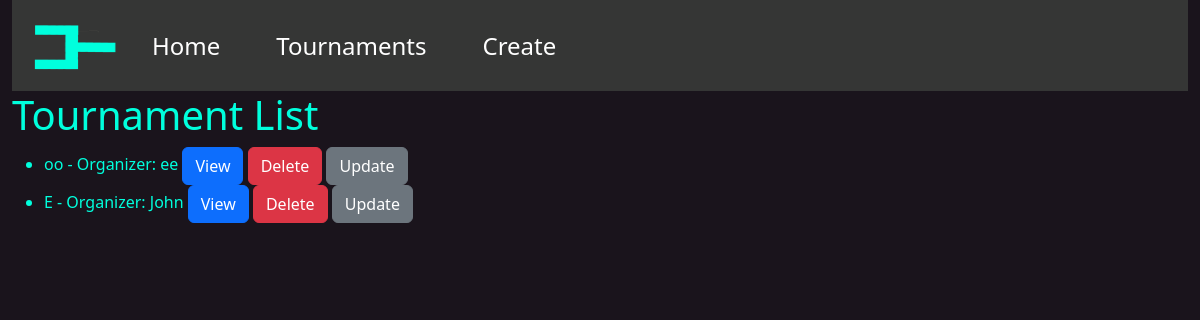
Before: /tournaments/ with the older database file.
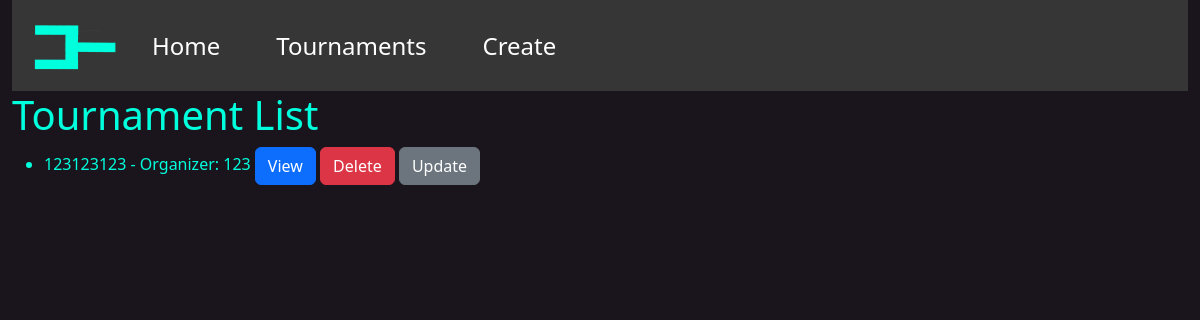
After: the same page with the newer database file.
### bracket_app/models.py (models this page shows, shortened)
class Tournament(models.Model):
    creator = models.CharField("Creator", max_length=200)
    title = models.CharField("Title", max_length=200)
    players = models.TextField(null=True)
    is_active = models.BooleanField(default=False)
    def get_absolute_url(self):
        return reverse("tournament-detail", args=[str(self.id)])

### bracket_app/views.py (the view)
# urls.py: path('tournaments/', views.TournamentListView.as_view(), name='tournaments'),
class TournamentListView(generic.ListView):
    model = Tournament

### bracket_app/templates/bracket_app/tournament_list.html
{% extends 'bracket_app/base_template.html' %}
{% block content %}
<h1>Tournament List</h1>
{% if tournament_list %}
<ul>
   {% for tournament in tournament_list %}
   <li>
      {{ tournament.title }} - Organizer: {{ tournament.creator }}
      <a class="btn btn-primary" href="{{ tournament.get_absolute_url }}" role="button">View</a>
      <a class="btn btn-danger" href="{% url 'tournament-delete' pk=tournament.id %}" role="button">Delete</a>
      <a class="btn btn-secondary" href="{% url 'tournament-update' pk=tournament.id %}" role="button">Update</a>
   </li>
   {% endfor %}
</ul>
{% else %}
<p>There are no tournaments.</p>
{% endif %}
{% endblock %}

Changed rows visible on the page:
removed Tournament: title "oo", creator "ee"
removed Tournament: title "E", creator "John"
added Tournament: title "123123123", creator "123"
